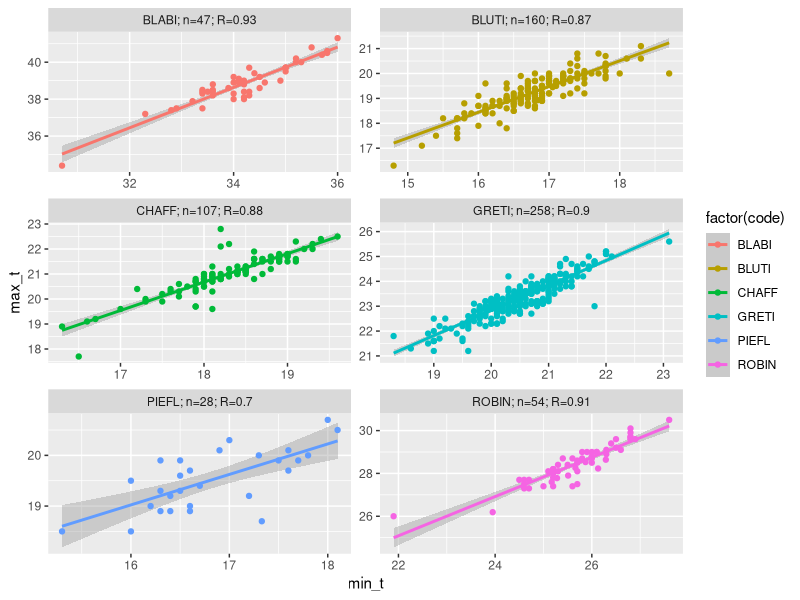
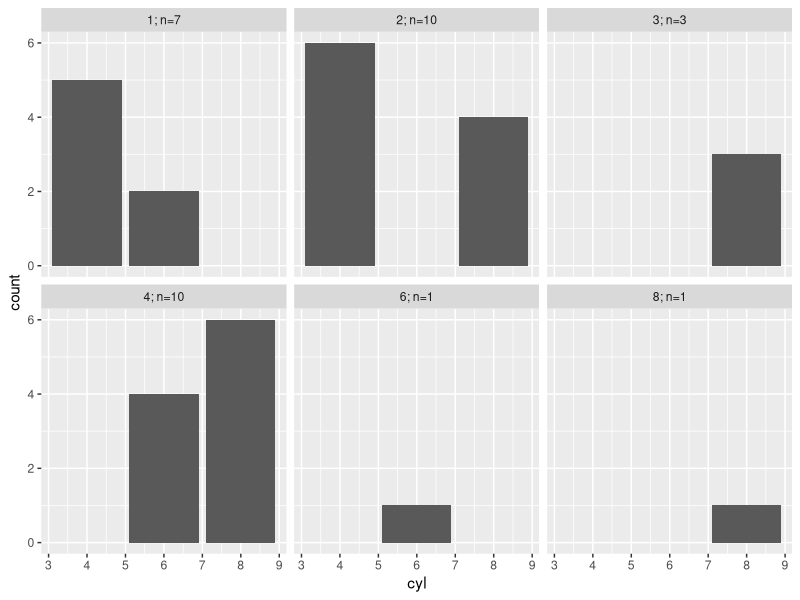

Write R code to recreate these figures, in order.
setwd(dirname(rstudioapi::getActiveDocumentContext()$path))

library(dplyr)
library(tidyr)
library(ggplot2)

pdat <- read.csv("all_data.csv")

#### Counts, tarsus data (mean & SD) and regression coefficients for each species
dat.1 <- pdat %>% 
  group_by(code) %>%
  summarise(count = length(code),
            mean_min = mean(min_t), sd_min = sd(min_t),
            mean_max = mean(max_t), sd_max = sd(max_t),
            r = cor(min_t, max_t))

pdat %>% filter(code == "GRETI") %>% slice(which.max(max_t)) # Removing GRETI outliers identified a-priori
pdat %>% filter(code == "GRETI") %>% slice(which.min(max_t))
pdat <- pdat[!(pdat$code == "GRETI" & pdat$ring_no == "Y638208"),]
pdat <- pdat[!(pdat$code == "GRETI" & pdat$ring_no == "AFB9885"),]

pdat %>% 
  filter(code %in% c("BLABI", "BLUTI", "CHAFF", "GRETI", "PIEFL", "ROBIN")) %>% # Plot focal species
  group_by(code) %>% # manipulating the code to get counts per species for facet headers
  mutate(code_count = n()) %>%
  mutate(cor_coef = round(cor(min_t, max_t),2)) %>% # Add correlation to head
  ungroup() %>%
  mutate(code_updated = paste0(code, "; n=", code_count, "; R=", cor_coef)) %>%
  ggplot(., aes(min_t, max_t, colour=factor(code))) + 
  stat_smooth(method=lm, fullrange=FALSE) + 
  geom_point() +
  facet_wrap( ~ code_updated,  ncol=2, scales = "free") 

mtcars %>% 
  group_by(carb) %>%
  mutate(carb_count = n()) %>%
  ungroup() %>%
  mutate(carb_updated = paste0(carb, "; n=", carb_count)) %>%
  ggplot(aes(x = cyl)) + geom_bar()+
  facet_wrap(~carb_updated)

#### As above, but also split by sex
dat.2 <- pdat %>% 
  group_by(code, sex) %>%
  summarise(count = length(code),
            mean_min = mean(min_t), sd_min = sd(min_t),
            mean_max = mean(max_t), sd_max = sd(max_t),
            r = cor(min_t, max_t))

#### As in the first instance, but also split by age
dat.3 <- pdat %>% 
  group_by(code, age) %>%
  summarise(count = length(code),
            mean_min = mean(min_t), sd_min = sd(min_t),
            mean_max = mean(max_t), sd_max = sd(max_t),
            r = cor(min_t, max_t))

#### Count per species, per ringer
dat.r <- pdat %>% 
  group_by(code, ringer) %>%
  summarise(count = length(code)) %>%
  spread(ringer,count) %>%
  replace(., is.na(.), 0)
